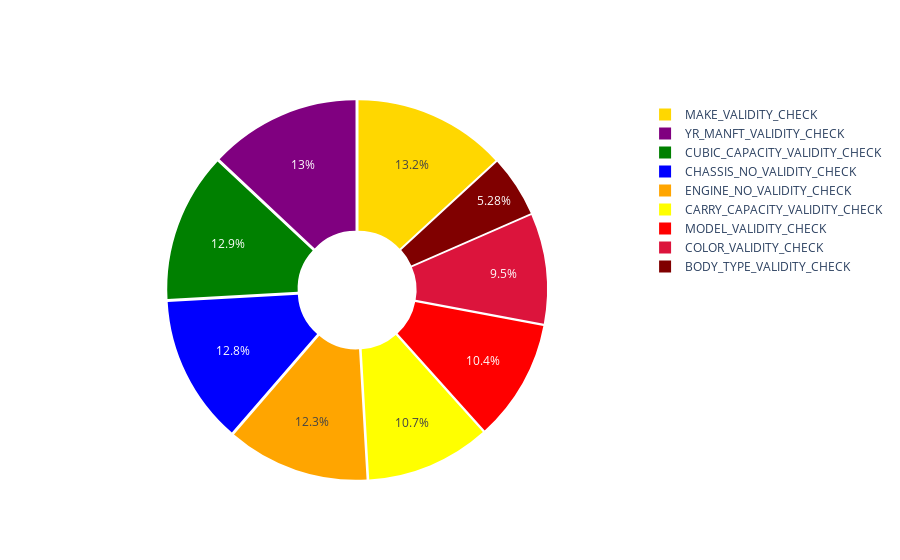

The cell this chart's notebook holds for it:
### Markdown cell above
#### VALID CHART

### Code cell
labels = ['CHASSIS_NO_VALIDITY_CHECK', 'ENGINE_NO_VALIDITY_CHECK', 'MAKE_VALIDITY_CHECK', 'MODEL_VALIDITY_CHECK', 'CUBIC_CAPACITY_VALIDITY_CHECK',
          'CARRY_CAPACITY_VALIDITY_CHECK', 'YR_MANFT_VALIDITY_CHECK', 'COLOR_VALIDITY_CHECK', 'BODY_TYPE_VALIDITY_CHECK']

values = [(x*100)/ num_of_clients for x in valids]

colors = ['blue', 'orange', 'gold', 'red', 'green', 'yellow', 'purple', 'crimson', 'maroon', 'pink']

fig = go.Figure(data=[go.Pie(
                             labels= labels,
                             values= values,
                             hole= 0.3,
                             pull = 0.02,
                             name= 'VALID DATA FIELDS',
                             marker_colors = colors)])
fig.show()

### Figure 1 — Plotly figure (JSON) as saved in the notebook; plotly's stock layout.template omitted (floating-point values rounded to 4 significant figures)
{"data": [{"hole": 0.3, "labels": ["CHASSIS_NO_VALIDITY_CHECK", "ENGINE_NO_VALIDITY_CHECK", "MAKE_VALIDITY_CHECK", "MODEL_VALIDITY_CHECK", "CUBIC_CAPACITY_VALIDITY_CHECK", "CARRY_CAPACITY_VALIDITY_CHECK", "YR_MANFT_VALIDITY_CHECK", "COLOR_VALIDITY_CHECK", "BODY_TYPE_VALIDITY_CHECK"], "marker": {"colors": ["blue", "orange", "gold", "red", "green", "yellow", "purple", "crimson", "maroon", "pink"]}, "name": "VALID DATA FIELDS", "pull": 0.02, "type": "pie", "values": [93.77, 90.06, 96.62, 76.5, 94.5, 78.74, 95.61, 69.75, 38.8]}], "layout": {}}
